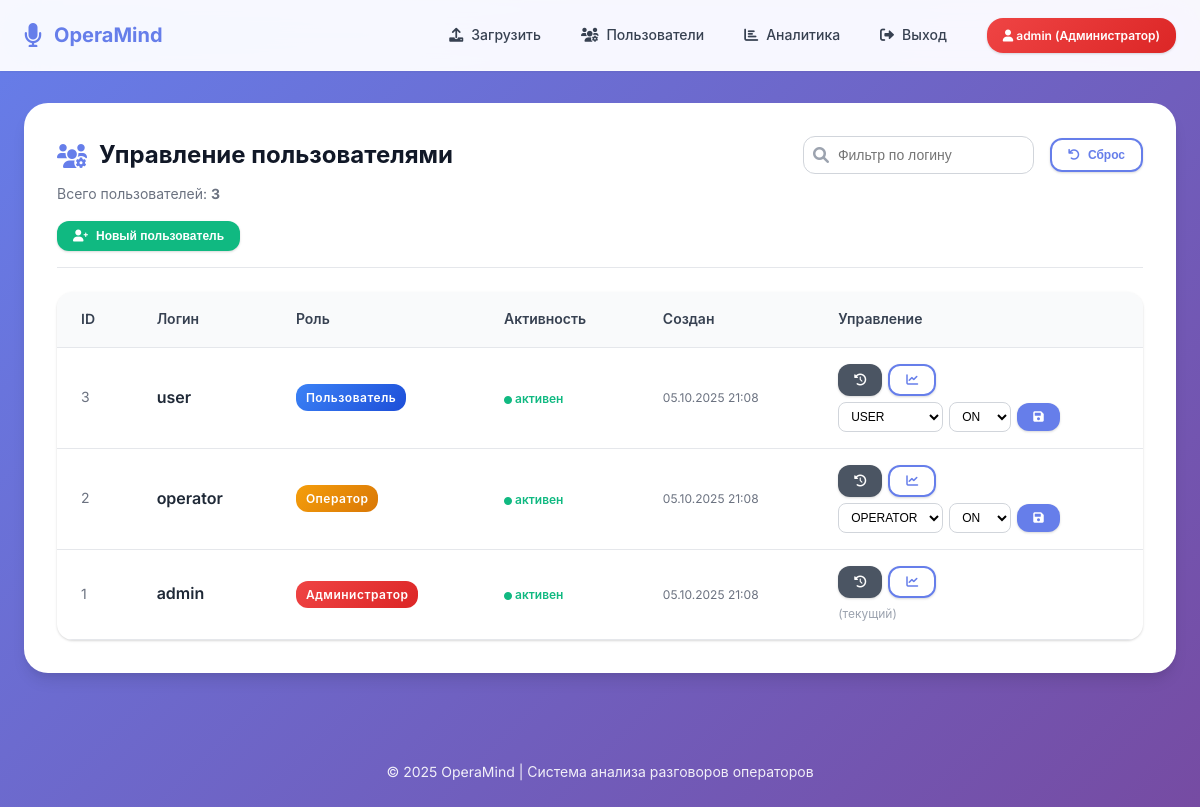
Before: /admin/users (signed in) with the older database file.
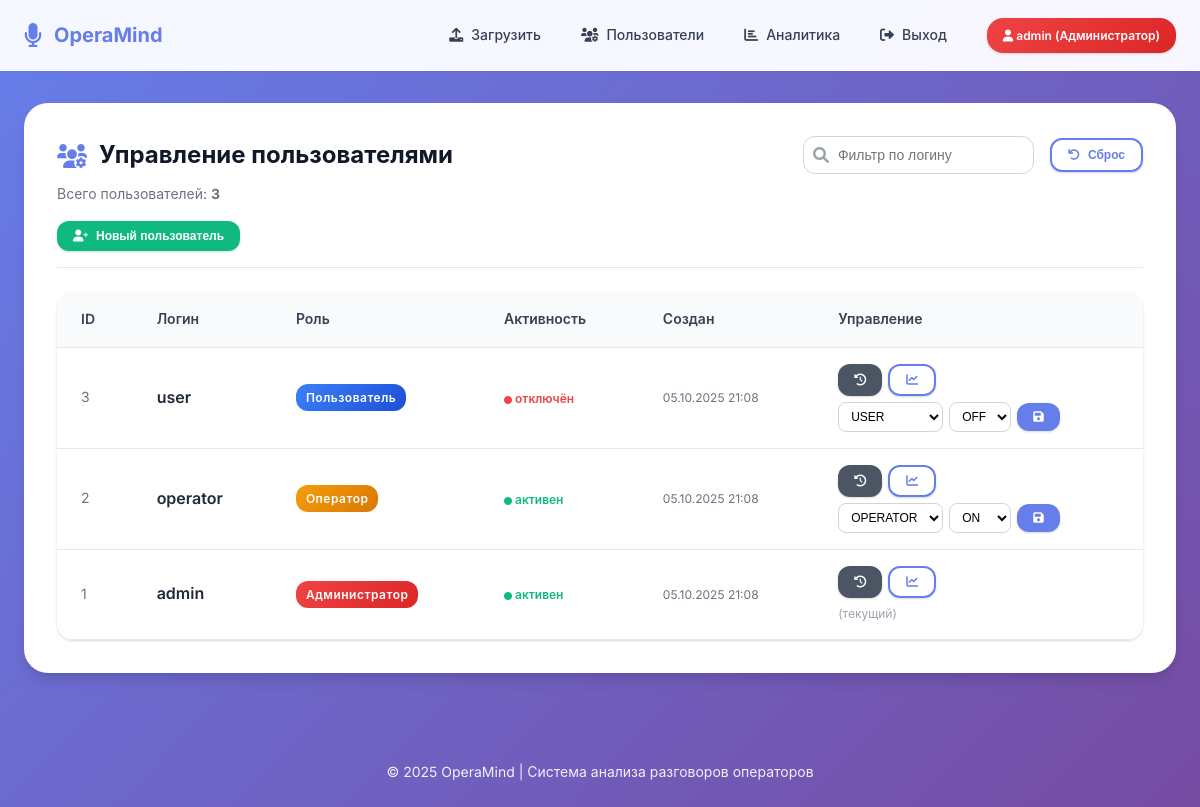
After: the same page with the newer database file.
### models.py (models this page shows, shortened)
class User(UserMixin, db.Model):
    id = db.Column(db.Integer, primary_key=True)
    username = db.Column(db.String(80), unique=True, nullable=False)
    password_hash = db.Column(db.String(200), nullable=False)
    email = db.Column(db.String(120), unique=True, nullable=True)
    created_at = db.Column(db.DateTime, default=datetime.utcnow)
    last_login = db.Column(db.DateTime)
    is_active = db.Column(db.Boolean, default=True)
    role = db.Column(db.Enum(UserRole), default=UserRole.OPERATOR, nullable=False)
    is_admin = db.Column(db.Boolean, default=False)  # Обратная совместимость
    full_name = db.Column(db.String(200))
    department = db.Column(db.String(100))
    phone = db.Column(db.String(20))
    conversations = db.relationship('Conversation', backref='user', lazy=True, cascade='all, delete-orphan')
    @property
    def is_administrator(self):
        return self.role == UserRole.ADMIN or self.is_admin
    @property
    def role_display(self):
        role_names = {
            UserRole.USER: "Пользователь",
            UserRole.OPERATOR: "Оператор",
            UserRole.ADMIN: "Администратор"
        }
        return role_names.get(self.role, "Неизвестно")

### admin.py (the view)
@admin_bp.route('/admin/users')
@login_required
def admin_users():
    if not getattr(current_user, 'is_admin', False):
        flash('Нет доступа', 'error')
        return redirect(url_for('index'))
    users = User.query.order_by(User.created_at.desc()).all()
    return render_template('admin_users.html', users=users)

### app.py (called while the page is built)
@login_manager.user_loader
def load_user(user_id):
    return db.session.get(User, int(user_id))

### templates/admin_users.html (shortened to what this page needs)
{% extends 'base.html' %}
{% block content %}
<div class="card" style="animation: fadeInUp 0.5s ease;">
        <div class="card-header" style="display:flex;justify-content:space-between;align-items:flex-start;flex-wrap:wrap;gap:var(--space-6);">
            <div style="flex:1;min-width:260px;">
                <h2 class="card-title" style="display:flex;align-items:center;gap:var(--space-3);"><i class="fas fa-users-cog" style="color:var(--primary);"></i> Управление пользователями</h2>
                <div class="card-subtitle" style="margin-top:4px;">Всего пользователей: <strong id="userCount">{{ users|length }}</strong></div>
                <div style="margin-top:var(--space-4); display:flex; gap:var(--space-3); flex-wrap:wrap;">
                    <button class="btn btn-success btn-sm" type="button" onclick="openCreateModal()"><i class="fas fa-user-plus"></i> Новый пользователь</button>
                </div>
            </div>
            <div style="display:flex;gap:var(--space-4);align-items:center;flex-wrap:wrap;">
                <div style="position:relative;">
                    <i class="fas fa-search" style="position:absolute;left:10px;top:50%;transform:translateY(-50%);color:var(--gray-400);"></i>
                    <input id="userFilter" type="text" placeholder="Фильтр по логину" style="padding:10px 14px 10px 34px;border:1px solid var(--gray-300);border-radius:var(--radius-md);font-size:var(--font-size-sm);min-width:220px;">
                </div>
                <button class="btn btn-outline btn-sm" type="button" onclick="resetFilter()"><i class="fas fa-undo"></i> Сброс</button>
            </div>
        </div>
    <div class="table-container" style="overflow-x:auto;border-radius:var(--radius-lg);">
        <table class="table" id="userTable">
            <thead>
                <tr>
                    <th>ID</th>
                    <th>Логин</th>
                    <th>Роль</th>
                    <th>Активность</th>
                    <th>Создан</th>
                    <th>Управление</th>
                </tr>
            </thead>
            <tbody>
                {% for u in users %}
                <tr data-username="{{ u.username|lower }}">
                    <td style="font-size:var(--font-size-sm);color:var(--gray-500);">{{ u.id }}</td>
                    <td style="font-weight:600;">{{ u.username }}</td>
                                <td>
                                    <span class="role-chip {% if u.role.name=='ADMIN' %}role-chip-admin{% elif u.role.name=='OPERATOR' %}role-chip-operator{% else %}role-chip-user{% endif %}">
                                        {{ u.role_display }}
                                    </span>
                                </td>
                    <td>
                        {% if u.is_active %}
                            <span style="color:var(--success);font-weight:600;font-size:var(--font-size-xs);"><i class="fas fa-circle" style="font-size:8px;"></i> активен</span>
                        {% else %}
                            <span style="color:var(--error);font-weight:600;font-size:var(--font-size-xs);"><i class="fas fa-circle" style="font-size:8px;"></i> отключён</span>
                        {% endif %}
                    </td>
                    <td style="font-size:var(--font-size-xs);color:var(--gray-500);white-space:nowrap;">{{ u.created_at.strftime('%d.%m.%Y %H:%M') if u.created_at else '' }}</td>
                                <td style="min-width:250px;">
                                    <div style="display:flex;flex-direction:column;gap:6px;">
                                        <div style="display:flex;gap:6px;flex-wrap:wrap;">
                                            <a class="btn btn-sm btn-secondary" href="{{ url_for('admin.admin_user_history', user_id=u.id) }}" title="История загрузок">
                                                <i class="fas fa-history"></i>
                                            </a>
                                            <a class="btn btn-sm btn-outline" href="{{ url_for('admin.admin_user_stats', user_id=u.id) }}" title="Статистика пользователя">
                                                <i class="fas fa-chart-line"></i>
                                            </a>
                                        </div>
                                        {% if current_user.id != u.id %}
                                        <form method="post" action="{{ url_for('admin.admin_users_update') }}" style="display:flex; gap:6px; align-items:center;flex-wrap:wrap;" onsubmit="return confirm('Подтвердить изменение параметров пользователя?');">
                                            <select name="role" style="padding:6px 8px;border:1px solid var(--gray-300);border-radius:var(--radius);font-size:var(--font-size-xs);background:var(--white);">
                                                <option value="USER" {% if u.role.name=='USER' %}selected{% endif %}>USER</option>
                                                <option value="OPERATOR" {% if u.role.name=='OPERATOR' %}selected{% endif %}>OPERATOR</option>
                                            </select>
                                            <select name="is_active" style="padding:6px 8px;border:1px solid var(--gray-300);border-radius:var(--radius);font-size:var(--font-size-xs);background:var(--white);">
                                                <option value="1" {% if u.is_active %}selected{% endif %}>ON</option>
                                                <option value="0" {% if not u.is_active %}selected{% endif %}>OFF</option>
                                            </select>
                                            <button class="btn btn-sm" style="background:var(--primary);"><i class="fas fa-save"></i></button>
                                        </form>
                                        {% else %}
                                        <span style="font-size:var(--font-size-xs);color:var(--gray-400);">(текущий)</span>
                                        {% endif %}
                                    </div>
                                </td>
                </tr>
                {% endfor %}
            </tbody>
        </table>
    </div>
</div>
{% endblock %}

### templates/base.html (shortened to what this page needs)
<!DOCTYPE html>
<html lang="ru">
<head>
    <link href="https://cdnjs.cloudflare.com/ajax/libs/font-awesome/6.0.0/css/all.min.css" rel="stylesheet">
</head>
<body>
    <nav class="navbar">
        <div class="container">
            <a href="{{ url_for('index') }}" class="logo">
                <i class="fas fa-microphone"></i>
                <span>OperaMind</span>
            </a>
            {% if current_user.is_authenticated %}
            <nav>
                <a href="{{ url_for('index') }}">
                    <i class="fas fa-upload"></i>
                    Загрузить
                </a>
                {% if current_user.is_administrator %}
                <a href="{{ url_for('admin.admin_users') }}">
                    <i class="fas fa-users-cog"></i>
                    Пользователи
                </a>
                <a href="{{ url_for('admin.admin_history') }}">
                    <i class="fas fa-chart-bar"></i>
                    Аналитика
                </a>
                {% endif %}
                <a href="{{ url_for('logout') }}">
                    <i class="fas fa-sign-out-alt"></i>
                    Выход
                </a>
                <span class="user-badge {% if current_user.is_administrator %}role-admin{% elif current_user.is_operator %}role-operator{% else %}role-user{% endif %}">
                    <i class="fas fa-user"></i>
                    {{ current_user.username }}
                    ({{ current_user.role_display }})
                </span>
            </nav>
            {% endif %}
        </div>
    </nav>
    <div class="container">
        {% block content %}{% endblock %}
    </div>
    <footer>
        <p>© 2025 OperaMind | Система анализа разговоров операторов</p>
    </footer>
</body>
</html>

### templates/admin_users.html (style rules this page uses)
.role-chip { padding:4px 10px; border-radius:var(--radius-md); font-size:var(--font-size-xs); font-weight:600; color:var(--white); display:inline-block; letter-spacing:.5px; }
.role-chip-admin { background:linear-gradient(135deg,var(--error),#dc2626); }
.role-chip-operator { background:linear-gradient(135deg,var(--warning),#d97706); }
.role-chip-user { background:linear-gradient(135deg,var(--info),#1d4ed8); }

Changed rows visible on the page:
changed User "user": is_active "ON" → "OFF"; is_active "активен" → "отключён"
